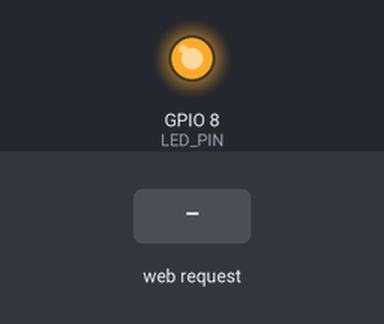
A sketch run on a simulated ESP32-C3. Parts: output pins drawn as LEDs (lit = HIGH). Inputs (shaded band) come from the test bench. WiFi joins after 1.5 s; servers stay silent unless stated; what the sketch prints to the serial monitor is not drawn.

Above: at 2.7 s.
2.8 s: HTTP request GET /toggle received
At 3.8 s:
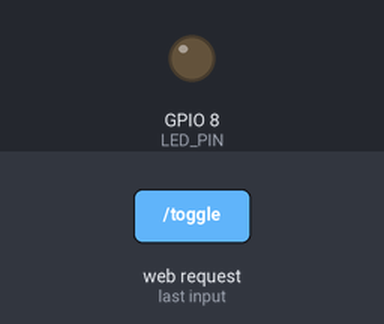
4.3 s: HTTP request GET /toggle?val=1 received
At 4.9 s:
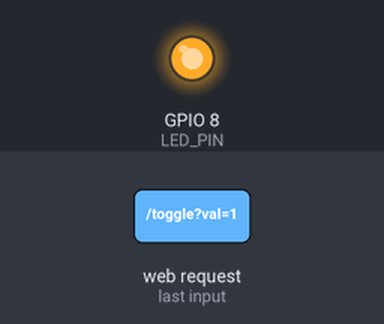
5.8 s: HTTP request GET /toggle?val=0 received
At 6.1 s:
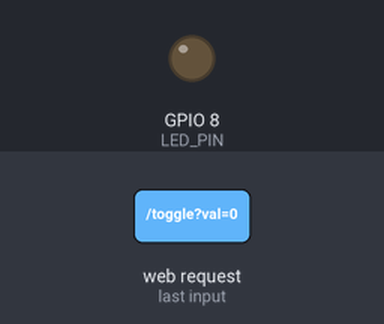
Timing chart, 0 to 8.8 s (numbered marks = the images above; inputs shaded):
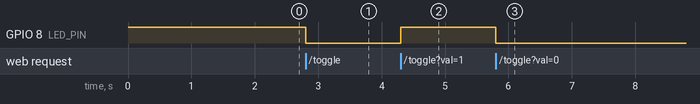

The sketch:

main_esp32.ino
```cpp
/*
 * PROJECT: ESP32 Universal Commander
 * AUTHOR: Abdunnur
 * HARDWARE: ESP32-C3 Super Mini
 */

#include <WiFi.h>
#include <WebServer.h>

// --- НАСТРОЙКИ СЕТИ ---
const char* ssid = "YOUR_WIFI_SSID";      // Имя твоего Wi-Fi
const char* password = "YOUR_WIFI_PASSWORD"; // Пароль Wi-Fi

// --- НАСТРОЙКИ ПИНОВ (Для ESP32-C3 Super Mini) ---
#define LED_PIN 8      // Встроенный светодиод (проверь распиновку своей платы, может быть 2 или 8)
#define SENSOR_PIN 1   // Пример аналогового входа

WebServer server(80);  // Создаем веб-сервер на порту 80

// Переменные состояния
bool ledState = false;
int brightness = 0;

// --- ФУНКЦИИ ОБРАБОТКИ ЗАПРОСОВ ---

// 1. Главная страница (для проверки через браузер)
void handleRoot() {
  server.send(200, "text/plain", "ESP32 Commander is Online! Ready for Flutter connection.");
}

// 2. Переключение светодиода (ON/OFF)
void handleToggle() {
  ledState = !ledState;
  digitalWrite(LED_PIN, ledState ? LOW : HIGH); // LOW включает диод на Super Mini (инверсия)
  server.send(200, "application/json", "{\"status\":\"success\", \"led\":" + String(ledState) + "}");
}

// 3. Управление яркостью (Slider)
void handlePWM() {
  if (server.hasArg("val")) {
    brightness = server.arg("val").toInt();
    // Эмуляция PWM (на C3 Super Mini аналоговый вывод ограничен, это пример логики)
    // analogWrite(LED_PIN, brightness);
    server.send(200, "application/json", "{\"status\":\"success\", \"value\":" + String(brightness) + "}");
  } else {
    server.send(400, "text/plain", "Missing value");
  }
}

// 4. Чтение данных (JSON для Flutter)
void handleStatus() {
  int sensorValue = analogRead(SENSOR_PIN); // Читаем "датчик"
  // Формируем JSON ответ
  String json = "{";
  json += "\"uptime\":" + String(millis()) + ",";
  json += "\"sensor\":" + String(sensorValue) + ",";
  json += "\"led\":" + String(ledState);
  json += "}";
  server.send(200, "application/json", json);
}

void setup() {
  Serial.begin(115200);
  pinMode(LED_PIN, OUTPUT);
  digitalWrite(LED_PIN, HIGH); // Выключить (инверсия)

  // Подключение к Wi-Fi
  WiFi.begin(ssid, password);
  while (WiFi.status() != WL_CONNECTED) {
    delay(500);
    Serial.print(".");
  }

  Serial.println("");
  Serial.print("IP Address: ");
  Serial.println(WiFi.localIP()); // ЭТОТ IP НУЖНО ВВЕСТИ В ПРИЛОЖЕНИИ

  // Настройка путей (Маршрутов)
  server.on("/", handleRoot);
  server.on("/toggle", handleToggle);
  server.on("/pwm", handlePWM);
  server.on("/status", handleStatus);

  server.begin();
}

void loop() {
  server.handleClient();
}
```

Measured:
- after the input at 2.8 s, GPIO 8 (LED_PIN): HIGH → LOW at once
- after the input at 4.3 s, GPIO 8 (LED_PIN): LOW → HIGH at once
- after the input at 5.8 s, GPIO 8 (LED_PIN): HIGH → LOW at once
